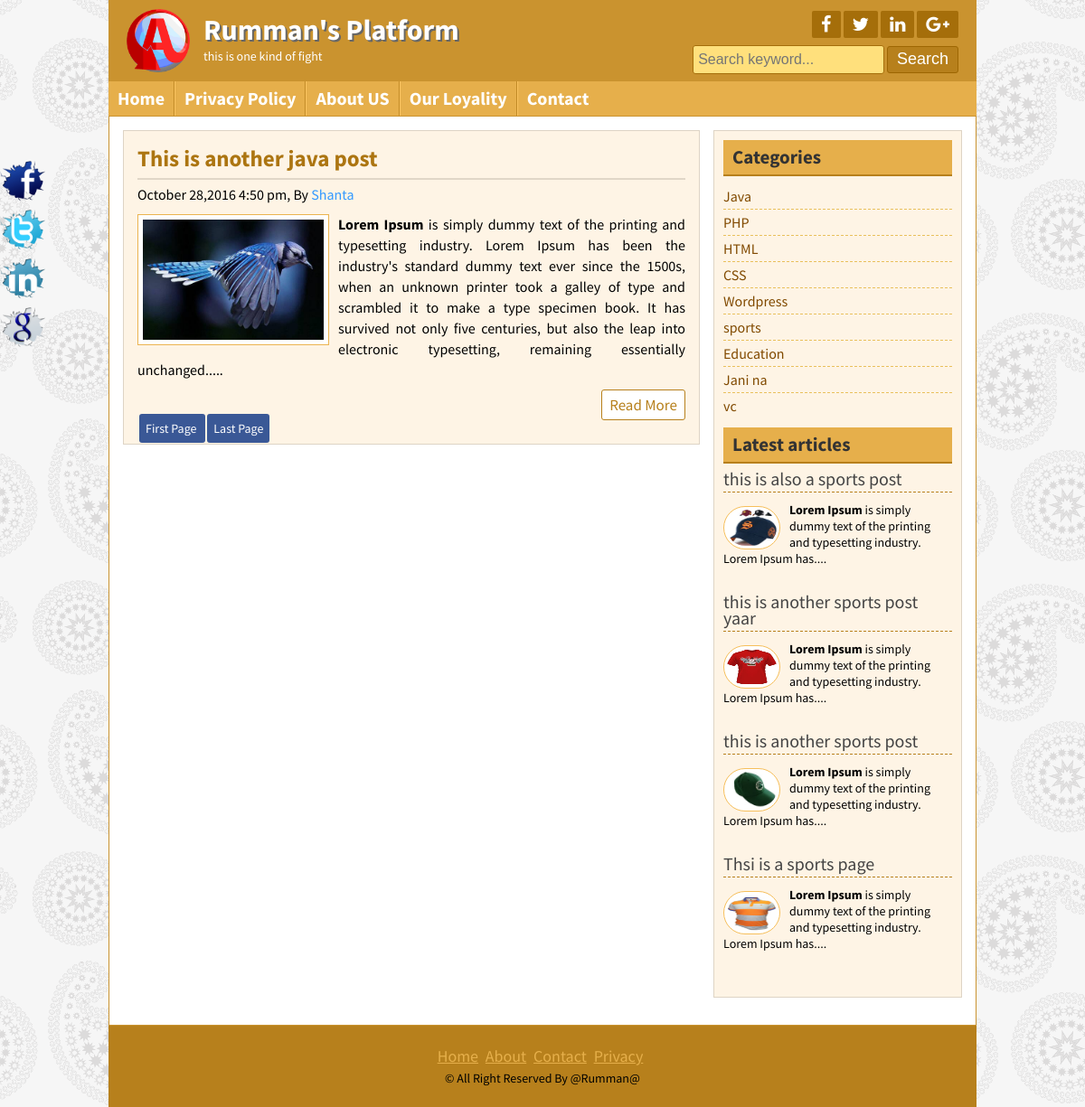
Page /catposts.php?cat=1 on the committed database.
### tables this page shows
CREATE TABLE `forlogotitleslogan` (
  `id` int(11) NOT NULL,
  `title` varchar(255) NOT NULL,
  `slogan` varchar(255) NOT NULL,
  `logo` varchar(255) NOT NULL
);

CREATE TABLE `forpage` (
  `id` int(11) NOT NULL,
  `title` varchar(255) NOT NULL,
  `body` text NOT NULL
);

CREATE TABLE `forpost` (
  `id` int(11) NOT NULL,
  `cat` int(11) NOT NULL,
  `title` varchar(300) NOT NULL,
  `body` text NOT NULL,
  `image` varchar(300) NOT NULL,
  `author` varchar(300) NOT NULL,
  `tags` varchar(300) NOT NULL,
  `date` timestamp NOT NULL DEFAULT CURRENT_TIMESTAMP,
  `userroleid` int(11) NOT NULL DEFAULT '0'
);

CREATE TABLE `forcat` (
  `id` int(255) NOT NULL,
  `name` varchar(300) NOT NULL
);

CREATE TABLE `forfooter` (
  `id` int(11) NOT NULL,
  `copyright` varchar(255) NOT NULL
);

CREATE TABLE `forsocialmedia` (
  `id` int(11) NOT NULL,
  `fb` varchar(255) NOT NULL,
  `tw` varchar(255) NOT NULL,
  `ln` varchar(255) NOT NULL,
  `gplus` varchar(255) NOT NULL
);

### lib/Database.php (called while the page is built, shortened)
<?php
Class Database{
	public $host   = DB_HOST;
	public $user   = DB_USER;
	public $pass   = DB_PASS;
	public $dbname = DB_NAME;
	public $link;
	private function connectDB(){
	$this->link = new mysqli($this->host, $this->user, $this->pass, $this->dbname);
 }
	public function select($query){
		$result = $this->link->query($query) or die($this->link->error.__LINE__);
		if($result->num_rows > 0){
			return $result;
		} else {
			return false;
		}
	}
}

### helpers/Format.php (called while the page is built, shortened)
<?php
class Format
{
	public function DateFormat($date)
	{
         return date("F j,Y  g:i a",strtotime($date));
	}
	public function textExerpt($text,$limit=400)
	{
        $text = $text." ";
        $text = substr($text,0,$limit);
        $text = substr($text,0,strrpos($text," "));
        $text = $text."....";
        return $text;
	}
}
?>

### catposts.php (the view, shortened to what this page needs)
<?php include 'inc/header.php';?>
<?php
    $post_per_page = 2;
?>
	<div class="contentsection contemplete clear">
		<div class="maincontent clear">
   <?php
    if(!isset($_GET['cat']) || $_GET['cat']==NULL)
 {
    header("Location: 404.php");
 }
 else
 {
 	$id1 = $_GET['cat'];
    $categoryquery = "select * from forpost where cat =$id1";
    $post = $db->select($categoryquery);
    if($post){
 	while ($result4=$post->fetch_assoc()) {
?>
  			<div class="samepost clear">
				<h2><a href="post.php?id=<?php echo $result4['id'];?>"><?php echo $result4['title'];?></a></h2>
				<h4><?php echo $fm->DateFormat($result4['date']);?>,  By <a href="#"><?php echo $result4['author'];?></a></h4>
				 <a href="post.php?id=<?php echo $result4['id'];?>"><img src="admin/<?php echo $result4['image']?>" alt="post image"/></a>
				<p>
					<?php echo $fm->textExerpt($result4['body']);?>
				</p>
				<div class="readmore clear">
					<a href="post.php?id=<?php echo $result4['id']?>">Read More</a>
				</div>
			</div>
<?php  }  ?>
<?php
$query = "select * from forpost where cat =$id1";
$result2 = $db->select($query);
$total_rows = mysqli_num_rows($result2);
$total_pages = ceil($total_rows/$post_per_page);
echo "<span class='Pagination'><a href=\"index.php?page=1\">First Page </a>";
echo "<span class='Pagination'><a href=\"index.php?page=$total_pages\">Last Page</a>";
?>
<?php }else{
    echo "NO post availabe for this category.......";
	}}?>
		</div>
		<?php include 'inc/sidebar.php' ; ?>
	</div>
	<?php include 'inc/footer.php'; ?>

### inc/header.php (shortened to what this page needs)
<?php include 'lib/Database.php' ;?>
<?php include 'helpers/Format.php';?>
<?php
  $db = new Database();
  $fm = new Format();
?>
<!DOCTYPE html>
<html>
<head>
	<?php include 'scripts/css.php';?>
</head>
<body>
	<div class="headersection templete clear">
		<a href="#">
			<div class="logo">
		<?php
                $query = "select * from forlogotitleslogan where id =1";
                $result = $db->select($query);
                if($result){
                	while ($value= $result->fetch_assoc()) {
		?>
				<img src="admin/<?php echo $value['logo'];?>" alt="Logo"/>
				<h2><?php echo $value['title'];?></h2>
				<p><?php echo $value['slogan'];?></p>
				<?php  } } ;?>
			</div>
		</a>
		<div class="social clear">
			<div class="icon clear">
				<a href="#" target="_blank"><i class="fa fa-facebook"></i></a>
				<a href="#" target="_blank"><i class="fa fa-twitter"></i></a>
				<a href="#" target="_blank"><i class="fa fa-linkedin"></i></a>
				<a href="#" target="_blank"><i class="fa fa-google-plus"></i></a>
			</div>
			<div class="searchbtn clear">
			<form action="search.php" method="get">
				<input type="text" name="search" placeholder="Search keyword..."/>
				<input type="submit" name="submit" value="Search"/>
			</form>
			</div>
		</div>
	</div>
<div class="navsection templete">
	<ul>
	 <?php
      $path = $_SERVER['SCRIPT_NAME'];
	  $currenttitle = basename($path,'.php');
	 ?>
		<li><a  <?php if($currenttitle=='index')
		      echo "id=\"active\"";?>
		href="index.php">Home</a></li>
 	<?php
        $getpagequery = "select * from forpage";
        $getpageresult = $db->select($getpagequery);
        if($getpageresult){
            while ($getpagevalue = $getpageresult->fetch_assoc()) {  ?>
               	<li><a
               	<?php
             if(isset($_GET['showpageid']) && $_GET['showpageid']==$getpagevalue['id']){
             	  echo "id=\"active\"";
				} ?>
    	href="page.php?showpageid=<?php echo $getpagevalue['id'];?>"><?php echo $getpagevalue['title'];?></a></li>
    <?php } }?>
		<li><a
		  <?php if($currenttitle=='contact')
		      echo "id=\"active\"";?>  href="contact.php">Contact</a></li>
	</ul>
</div>

### inc/sidebar.php
<div class="sidebar clear">
		<div class="samesidebar clear">
			<h2>Categories</h2>
				<ul>
			<?php
				 $query = "select * from forcat";
			     $post = $db->select($query);
			     if($post)
			     {
			     	while ($result = $post->fetch_assoc()) {
			?>
					<li><a href="catposts.php?cat=<?php echo $result['id']; ?>"><?php echo $result['name'];?></a></li>
				<?php }}
				else
				{
					echo"<li><a href=\"\">Uncategorized</a></li>";
				}?>
				</ul>
		</div>
<div class="samesidebar clear">
			<h2>Latest articles</h2>
			<?php
    $query = "select * from forpost ORDER BY id DESC LIMIT 4 ";
    $post = $db->select($query);
    if($post)
    {
    	while ($result = $post->fetch_assoc()) {
  ?>
				<div class="popular clear">
					<h3><a href="post.php?id=<?php echo $result['id'];?>"><?php echo $result['title'];?></a></h3>
					<a href="post.php?id=<?php echo $result['id'];?>"><img src="admin/<?php echo $result['image']?>" alt="post image"/></a>
					<p><?php echo $fm->textExerpt($result['body'],125);?></p>
				</div>
				<?php }}
		 else{
		 	header("Location: 404.php");
		 } ?>
		</div>
	</div>

### inc/footer.php (shortened to what this page needs)
<div class="footersection templete clear">
	  <div class="footermenu clear">
		<ul>
			<li><a href="#">Home</a></li>
			<li><a href="#">About</a></li>
			<li><a href="#">Contact</a></li>
			<li><a href="#">Privacy</a></li>
		</ul>
	  </div>
	   <?php
                $crquery = "select * from forfooter where id =1";
                $crresult = $db->select($crquery);
                if($crresult){
                	while ($crvalue = $crresult->fetch_assoc()) {
		   ?>
	  <p>&copy; <?php echo $crvalue['copyright'];?></p>
	  <?php } }?>
	</div>
	<div class="fixedicon clear">
 <?php
                $socialquery = "select * from forsocialmedia where id =1";
                $socialresult = $db->select($socialquery);
                if($socialresult){
                	while ($socialvalue = $socialresult->fetch_assoc()) {
		   ?>
		<a href="<?php echo $socialvalue['fb'];?>"><img src="images/fb.png" alt="Facebook"/></a>
		<a href="<?php echo $socialvalue['tw'];?>"><img src="images/tw.png" alt="Twitter"/></a>
		<a href="<?php echo $socialvalue['ln'];?>"><img src="images/in.png" alt="LinkedIn"/></a>
		<a href="<?php echo $socialvalue['gplus'];?>"><img src="images/gl.png" alt="GooglePlus"/></a>
		<?php } }?>
	</div>
</body>
</html>

### theme/default.css (style rules this page uses)
.headersection { background: #ca932f none repeat scroll 0 0; }
.icon a { background: #a56e0a none repeat scroll 0 0; }
.searchbtn input[type="text"] { background: #FFE07C none repeat scroll 0 0; border: 1px solid #A56E0A; }
.searchbtn input[type="submit"] { border: 1px solid #9d6602; }
input[type="submit"] { background: #b7801c none repeat scroll 0 0; border: 1px solid #e6af4b; }
.navsection { background: #e6af4b none repeat scroll 0 0; }
.navsection ul li { border-left: 1px solid #fdc662; border-right: 1px solid #c18a26; }
.samepost h2 a { color: #ac7511; }
.maincontent { background: #fef4e5 none repeat scroll 0 0; }
.samepost h2, .about h2 { border-bottom: 2px solid #e0d6c7; }
.samesidebar h2 { background: #e6af4b none repeat scroll 0 0; border-bottom: 2px solid #b7801c; color: #333; }
.sidebar { background: #fef4e5 none repeat scroll 0 0; border: 1px solid #ded4c5; }
.samesidebar ul li a { color: #814a00; text-decoration: none; }
.samesidebar ul li { border-bottom: 1px dashed #e9c05c; }
.popular h3 { border-bottom: 1px dashed #b7801c; }
.readmore a { background: #fff none repeat scroll 0 0; border: 1px solid #b7801c; color: #b7801c; }
.footersection { background: #b7801c none repeat scroll 0 0; }
.footermenu ul li a { color: #e6af4b; }
.samepost h2, .about h2 { border-bottom: 2px solid #e0d6c7; color: #ac7511; }
.samepost img { background: #fff none repeat scroll 0 0; border: 1px solid #ebb450; }
.contentsection { background: #ffffff none repeat scroll 0 0; border: 1px solid #ca932f; }

### rows in the picture
forlogotitleslogan: logo (picture), title "Rumman's Platform", slogan "this is one kind of fight"
forpage: title "Privacy Policy"
forpage: title "About US"
forpage: title "Our Loyality"
forpost: title "This is another java post", date "October 28,2016 4:50 pm", author "Shanta", image (picture), body "Lorem Ipsum is simply dummy text of the printing and typesetting industry. Lorem Ipsum has been the industry's standard dummy text ever since the 1500s, when an unknown printer took a galley of type and scrambled it to make a type specimen book. It has survived not only five centuries, but also the leap into electronic typesetting, remaining essentially unchanged....."
forcat: name "Java"
forcat: name "PHP"
forcat: name "HTML"
forcat: name "CSS"
forcat: name "Wordpress"
forcat: name "sports"
forcat: name "Education"
forcat: name "Jani na"
forcat: name "vc"
forpost: title "this is also a sports post", image (picture), body "Lorem Ipsum is simply dummy text of the printing and typesetting industry. Lorem Ipsum has...."
forpost: title "this is another sports post yaar", image (picture), body "Lorem Ipsum is simply dummy text of the printing and typesetting industry. Lorem Ipsum has...."
forpost: title "this is another sports post", image (picture), body "Lorem Ipsum is simply dummy text of the printing and typesetting industry. Lorem Ipsum has...."
forpost: title "Thsi is a sports page", image (picture), body "Lorem Ipsum is simply dummy text of the printing and typesetting industry. Lorem Ipsum has...."
forfooter: copyright "All Right Reserved By @Rumman@"
